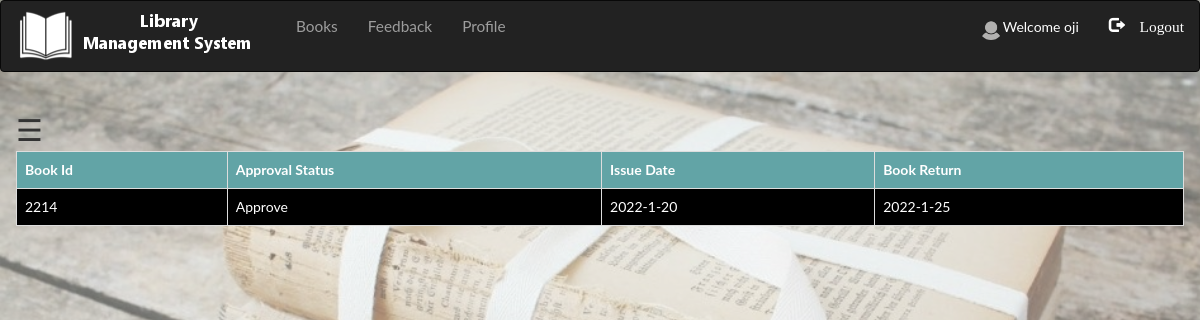
Screenshot of /student/request.php (signed in) with the database file from the repository.
### tables this page shows
CREATE TABLE `issue` (
  `username` varchar(50) DEFAULT NULL,
  `bookid` int(11) DEFAULT NULL,
  `approve` varchar(100) DEFAULT NULL,
  `issue` varchar(100) DEFAULT NULL,
  `book_return` varchar(100) DEFAULT NULL
);

### student/request.php (the view, shortened to what this page needs)
<?php
include "connection.php";
include "navbar.php";
?>
<!DOCTYPE html>
<html>
</head>
    <body>
<div id="main">
  <span style="font-size:30px;cursor:pointer" onclick="openNav()">&#9776;</span>
<?php
        if(isset($_SESSION['login_user']))
        {
            $sql = mysqli_query($db, "SELECT * FROM issue WHERE username = '$_SESSION[login_user]';");
            if(mysqli_num_rows($sql) == 0)
            {
                echo "There is no pending request, please try again.";
            }
            else{
                echo "<table class= 'table table-bordered ' style = 'background-color:black; color:white;'>";
                echo "<tr style = 'background-color: #6db6b9e6;'>";
                echo "<th>"; echo "Book Id"; echo "</th>";
                echo "<th>"; echo "Approval Status"; echo "</th>";
                echo "<th>"; echo "Issue Date"; echo "</th>";
                echo "<th>"; echo "Book Return"; echo "</th>";
                echo "</tr>";
                while($row= mysqli_fetch_assoc($sql)){
                    echo "<tr>";
                    echo "<td>"; echo $row['bookid']; echo "</td>";
                    echo "<td>"; echo $row['approve']; echo "</td>";
                    echo "<td>"; echo $row['issue']; echo "</td>";
                    echo "<td>"; echo $row['book_return']; echo "</td>";
                    echo "</tr>";
                }
                    echo "</table>";
            }
        }
        else{
            echo "<br><br>";
            echo "<h1>";
            echo "Please Login first before you can request books";
            echo "</h1>";
        }
        ?>
        </body>
    </html>

### student/css/style.css (style rules this page uses)
html, body, div, span, object, iframe, h1, h2, h3, h4, h5, h6, p, blockquote, pre, abbr, address, cite, code, del, dfn, em, img, ins, kbd, q, samp, small, strong, sub, sup, var, b, i, dl, dt, dd, ol, ul, li, fieldset, form, label, legend, table, caption, tbody, tfoot, thead, tr, th, td, article, aside, canvas, details, figcaption, figure, footer, header, hgroup, menu, nav, section, summary, time, mark, audio, video { margin:0; padding:0; border:0; outline:0; font-size:100%; vertical-align:baseline; background:transparent; }
body { line-height:1; }
table { border-collapse:collapse; border-spacing:0; }

### student/request.php (style rules this page uses)
body { font-family: "Lato", sans-serif; transition: background-color .5s; background-image: url(image/as.jpg); background-repeat: no-repeat; background-size: cover; background-color: rgba(255,255,255,0.4); background-blend-mode: lighten; }
#main { transition: margin-left .5s; padding: 16px; }

### rows the page displays
issue: bookid "2214", approve "Approve", issue "2022-1-20", book_return "2022-1-25"

### other values shown
$_SESSION['login_user'] "oji"
